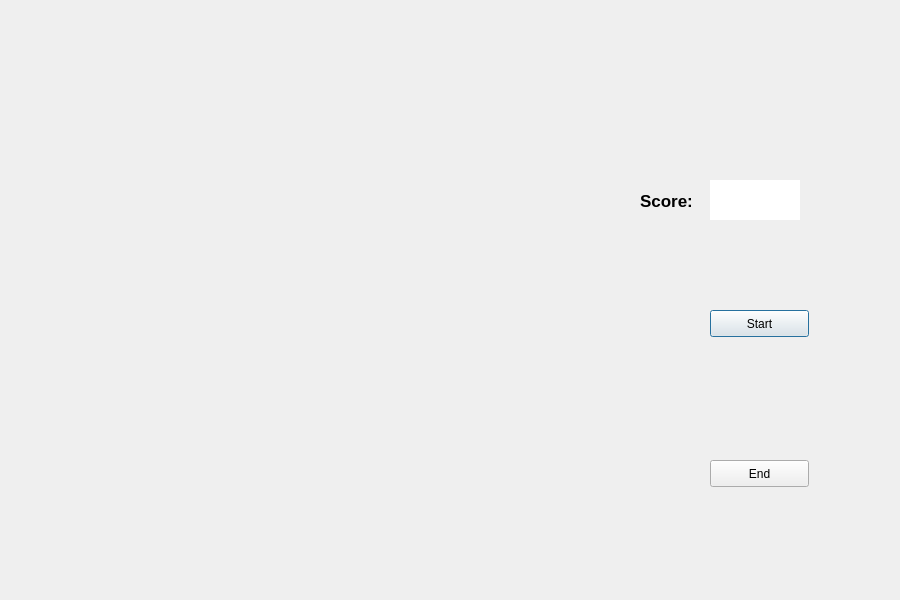
<?xml version="1.0" encoding="UTF-8"?>
<ui version="4.0">
 <class>Snake</class>
 <widget class="QDialog" name="Snake">
  <property name="geometry">
   <rect>
    <x>0</x>
    <y>0</y>
    <width>900</width>
    <height>600</height>
   </rect>
  </property>
  <property name="windowTitle">
   <string>Snake</string>
  </property>
  <widget class="QPushButton" name="dong">
   <property name="geometry">
    <rect>
     <x>710</x>
     <y>310</y>
     <width>99</width>
     <height>27</height>
    </rect>
   </property>
   <property name="text">
    <string>Start</string>
   </property>
  </widget>
  <widget class="QPushButton" name="ting">
   <property name="geometry">
    <rect>
     <x>710</x>
     <y>460</y>
     <width>99</width>
     <height>27</height>
    </rect>
   </property>
   <property name="text">
    <string>End</string>
   </property>
  </widget>
  <widget class="QLabel" name="fen">
   <property name="geometry">
    <rect>
     <x>710</x>
     <y>180</y>
     <width>90</width>
     <height>40</height>
    </rect>
   </property>
   <property name="palette">
    <palette>
     <active>
      <colorrole role="WindowText">
       <brush brushstyle="SolidPattern">
        <color alpha="255">
         <red>0</red>
         <green>0</green>
         <blue>0</blue>
        </color>
       </brush>
      </colorrole>
      <colorrole role="Button">
       <brush brushstyle="SolidPattern">
        <color alpha="255">
         <red>255</red>
         <green>255</green>
         <blue>255</blue>
        </color>
       </brush>
      </colorrole>
      <colorrole role="Light">
       <brush brushstyle="SolidPattern">
        <color alpha="255">
         <red>255</red>
         <green>255</green>
         <blue>255</blue>
        </color>
       </brush>
      </colorrole>
      <colorrole role="Midlight">
       <brush brushstyle="SolidPattern">
        <color alpha="255">
         <red>255</red>
         <green>255</green>
         <blue>255</blue>
        </color>
       </brush>
      </colorrole>
      <colorrole role="Dark">
       <brush brushstyle="SolidPattern">
        <color alpha="255">
         <red>127</red>
         <green>127</green>
         <blue>127</blue>
        </color>
       </brush>
      </colorrole>
      <colorrole role="Mid">
       <brush brushstyle="SolidPattern">
        <color alpha="255">
         <red>170</red>
         <green>170</green>
         <blue>170</blue>
        </color>
       </brush>
      </colorrole>
      <colorrole role="Text">
       <brush brushstyle="SolidPattern">
        <color alpha="255">
         <red>0</red>
         <green>0</green>
         <blue>0</blue>
        </color>
       </brush>
      </colorrole>
      <colorrole role="BrightText">
       <brush brushstyle="SolidPattern">
        <color alpha="255">
         <red>255</red>
         <green>255</green>
         <blue>255</blue>
        </color>
       </brush>
      </colorrole>
      <colorrole role="ButtonText">
       <brush brushstyle="SolidPattern">
        <color alpha="255">
         <red>0</red>
         <green>0</green>
         <blue>0</blue>
        </color>
       </brush>
      </colorrole>
      <colorrole role="Base">
       <brush brushstyle="SolidPattern">
        <color alpha="255">
         <red>255</red>
         <green>255</green>
         <blue>255</blue>
        </color>
       </brush>
      </colorrole>
      <colorrole role="Window">
       <brush brushstyle="SolidPattern">
        <color alpha="255">
         <red>255</red>
         <green>255</green>
         <blue>255</blue>
        </color>
       </brush>
      </colorrole>
      <colorrole role="Shadow">
       <brush brushstyle="SolidPattern">
        <color alpha="255">
         <red>0</red>
         <green>0</green>
         <blue>0</blue>
        </color>
       </brush>
      </colorrole>
      <colorrole role="AlternateBase">
       <brush brushstyle="SolidPattern">
        <color alpha="255">
         <red>255</red>
         <green>255</green>
         <blue>255</blue>
        </color>
       </brush>
      </colorrole>
      <colorrole role="ToolTipBase">
       <brush brushstyle="SolidPattern">
        <color alpha="255">
         <red>255</red>
         <green>255</green>
         <blue>220</blue>
        </color>
       </brush>
      </colorrole>
      <colorrole role="ToolTipText">
       <brush brushstyle="SolidPattern">
        <color alpha="255">
         <red>0</red>
         <green>0</green>
         <blue>0</blue>
        </color>
       </brush>
      </colorrole>
     </active>
     <inactive>
      <colorrole role="WindowText">
       <brush brushstyle="SolidPattern">
        <color alpha="255">
         <red>0</red>
         <green>0</green>
         <blue>0</blue>
        </color>
       </brush>
      </colorrole>
      <colorrole role="Button">
       <brush brushstyle="SolidPattern">
        <color alpha="255">
         <red>255</red>
         <green>255</green>
         <blue>255</blue>
        </color>
       </brush>
      </colorrole>
      <colorrole role="Light">
       <brush brushstyle="SolidPattern">
        <color alpha="255">
         <red>255</red>
         <green>255</green>
         <blue>255</blue>
        </color>
       </brush>
      </colorrole>
      <colorrole role="Midlight">
       <brush brushstyle="SolidPattern">
        <color alpha="255">
         <red>255</red>
         <green>255</green>
         <blue>255</blue>
        </color>
       </brush>
      </colorrole>
      <colorrole role="Dark">
       <brush brushstyle="SolidPattern">
        <color alpha="255">
         <red>127</red>
         <green>127</green>
         <blue>127</blue>
        </color>
       </brush>
      </colorrole>
      <colorrole role="Mid">
       <brush brushstyle="SolidPattern">
        <color alpha="255">
         <red>170</red>
         <green>170</green>
         <blue>170</blue>
        </color>
       </brush>
      </colorrole>
      <colorrole role="Text">
       <brush brushstyle="SolidPattern">
        <color alpha="255">
         <red>0</red>
         <green>0</green>
         <blue>0</blue>
        </color>
       </brush>
      </colorrole>
      <colorrole role="BrightText">
       <brush brushstyle="SolidPattern">
        <color alpha="255">
         <red>255</red>
         <green>255</green>
         <blue>255</blue>
        </color>
       </brush>
      </colorrole>
      <colorrole role="ButtonText">
       <brush brushstyle="SolidPattern">
        <color alpha="255">
         <red>0</red>
         <green>0</green>
         <blue>0</blue>
        </color>
       </brush>
      </colorrole>
      <colorrole role="Base">
       <brush brushstyle="SolidPattern">
        <color alpha="255">
         <red>255</red>
         <green>255</green>
         <blue>255</blue>
        </color>
       </brush>
      </colorrole>
      <colorrole role="Window">
       <brush brushstyle="SolidPattern">
        <color alpha="255">
         <red>255</red>
         <green>255</green>
         <blue>255</blue>
        </color>
       </brush>
      </colorrole>
      <colorrole role="Shadow">
       <brush brushstyle="SolidPattern">
        <color alpha="255">
         <red>0</red>
         <green>0</green>
         <blue>0</blue>
        </color>
       </brush>
      </colorrole>
      <colorrole role="AlternateBase">
       <brush brushstyle="SolidPattern">
        <color alpha="255">
         <red>255</red>
         <green>255</green>
         <blue>255</blue>
        </color>
       </brush>
      </colorrole>
      <colorrole role="ToolTipBase">
       <brush brushstyle="SolidPattern">
        <color alpha="255">
         <red>255</red>
         <green>255</green>
         <blue>220</blue>
        </color>
       </brush>
      </colorrole>
      <colorrole role="ToolTipText">
       <brush brushstyle="SolidPattern">
        <color alpha="255">
         <red>0</red>
         <green>0</green>
         <blue>0</blue>
        </color>
       </brush>
      </colorrole>
     </inactive>
     <disabled>
      <colorrole role="WindowText">
       <brush brushstyle="SolidPattern">
        <color alpha="255">
         <red>127</red>
         <green>127</green>
         <blue>127</blue>
        </color>
       </brush>
      </colorrole>
      <colorrole role="Button">
       <brush brushstyle="SolidPattern">
        <color alpha="255">
         <red>255</red>
         <green>255</green>
         <blue>255</blue>
        </color>
       </brush>
      </colorrole>
      <colorrole role="Light">
       <brush brushstyle="SolidPattern">
        <color alpha="255">
         <red>255</red>
         <green>255</green>
         <blue>255</blue>
        </color>
       </brush>
      </colorrole>
      <colorrole role="Midlight">
       <brush brushstyle="SolidPattern">
        <color alpha="255">
         <red>255</red>
         <green>255</green>
         <blue>255</blue>
        </color>
       </brush>
      </colorrole>
      <colorrole role="Dark">
       <brush brushstyle="SolidPattern">
        <color alpha="255">
         <red>127</red>
         <green>127</green>
         <blue>127</blue>
        </color>
       </brush>
      </colorrole>
      <colorrole role="Mid">
       <brush brushstyle="SolidPattern">
        <color alpha="255">
         <red>170</red>
         <green>170</green>
         <blue>170</blue>
        </color>
       </brush>
      </colorrole>
      <colorrole role="Text">
       <brush brushstyle="SolidPattern">
        <color alpha="255">
         <red>127</red>
         <green>127</green>
         <blue>127</blue>
        </color>
       </brush>
      </colorrole>
      <colorrole role="BrightText">
       <brush brushstyle="SolidPattern">
        <color alpha="255">
         <red>255</red>
         <green>255</green>
         <blue>255</blue>
        </color>
       </brush>
      </colorrole>
      <colorrole role="ButtonText">
       <brush brushstyle="SolidPattern">
        <color alpha="255">
         <red>127</red>
         <green>127</green>
         <blue>127</blue>
        </color>
       </brush>
      </colorrole>
      <colorrole role="Base">
       <brush brushstyle="SolidPattern">
        <color alpha="255">
         <red>255</red>
         <green>255</green>
         <blue>255</blue>
        </color>
       </brush>
      </colorrole>
      <colorrole role="Window">
       <brush brushstyle="SolidPattern">
        <color alpha="255">
         <red>255</red>
         <green>255</green>
         <blue>255</blue>
        </color>
       </brush>
      </colorrole>
      <colorrole role="Shadow">
       <brush brushstyle="SolidPattern">
        <color alpha="255">
         <red>0</red>
         <green>0</green>
         <blue>0</blue>
        </color>
       </brush>
      </colorrole>
      <colorrole role="AlternateBase">
       <brush brushstyle="SolidPattern">
        <color alpha="255">
         <red>255</red>
         <green>255</green>
         <blue>255</blue>
        </color>
       </brush>
      </colorrole>
      <colorrole role="ToolTipBase">
       <brush brushstyle="SolidPattern">
        <color alpha="255">
         <red>255</red>
         <green>255</green>
         <blue>220</blue>
        </color>
       </brush>
      </colorrole>
      <colorrole role="ToolTipText">
       <brush brushstyle="SolidPattern">
        <color alpha="255">
         <red>0</red>
         <green>0</green>
         <blue>0</blue>
        </color>
       </brush>
      </colorrole>
     </disabled>
    </palette>
   </property>
   <property name="autoFillBackground">
    <bool>true</bool>
   </property>
   <property name="text">
    <string/>
   </property>
  </widget>
  <widget class="QLabel" name="label_2">
   <property name="geometry">
    <rect>
     <x>640</x>
     <y>180</y>
     <width>51</width>
     <height>41</height>
    </rect>
   </property>
   <property name="font">
    <font>
     <pointsize>13</pointsize>
     <weight>75</weight>
     <bold>true</bold>
    </font>
   </property>
   <property name="text">
    <string>Score:</string>
   </property>
  </widget>
 </widget>
 <layoutdefault spacing="6" margin="11"/>
 <resources/>
 <connections/>
</ui>
